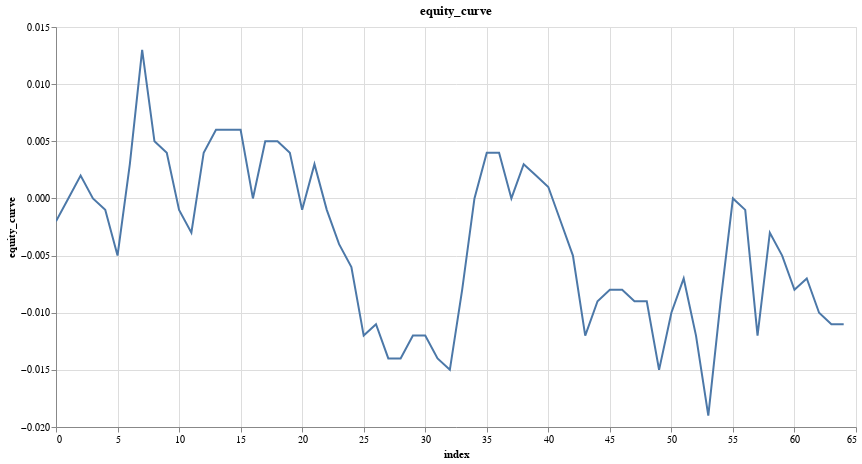

The cell this chart's notebook holds for it:
### Code cell
features = ['close_log_return_lag_2']
model = LinearModel(len(features))
model_trades = research.learn_model_trades(ts, features, target, model, no_epochs=200, loss=nn.L1Loss())

research.plot_column(model_trades, 'equity_curve')

### Figure 1 — Vega specification as saved in the notebook (floating-point values rounded to 4 significant figures)
{"$schema": "https://vega.github.io/schema/vega/v5.json", "data": [{"name": "param_7_store"}, {"name": "source_0", "values": [{"equity_curve": -0.002, "index": 0}, {"equity_curve": -0.0, "index": 1}, {"equity_curve": 0.002, "index": 2}, {"equity_curve": 0.0, "index": 3}, {"equity_curve": -0.001, "index": 4}, {"equity_curve": -0.005, "index": 5}, {"equity_curve": 0.003, "index": 6}, {"equity_curve": 0.013, "index": 7}, {"equity_curve": 0.005, "index": 8}, {"equity_curve": 0.004, "index": 9}, {"equity_curve": -0.001, "index": 10}, {"equity_curve": -0.003, "index": 11}, {"equity_curve": 0.004, "index": 12}, {"equity_curve": 0.006, "index": 13}, {"equity_curve": 0.006, "index": 14}, {"equity_curve": 0.006, "index": 15}, {"equity_curve": 0.0, "index": 16}, {"equity_curve": 0.005, "index": 17}, {"equity_curve": 0.005, "index": 18}, {"equity_curve": 0.004, "index": 19}, {"equity_curve": -0.001, "index": 20}, {"equity_curve": 0.003, "index": 21}, {"equity_curve": -0.001, "index": 22}, {"equity_curve": -0.004, "index": 23}, {"equity_curve": -0.006, "index": 24}, {"equity_curve": -0.012, "index": 25}, {"equity_curve": -0.011, "index": 26}, {"equity_curve": -0.014, "index": 27}, {"equity_curve": -0.014, "index": 28}, {"equity_curve": -0.012, "index": 29}, {"equity_curve": -0.012, "index": 30}, {"equity_curve": -0.014, "index": 31}, {"equity_curve": -0.015, "index": 32}, {"equity_curve": -0.008, "index": 33}, {"equity_curve": -0.0, "index": 34}, {"equity_curve": 0.004, "index": 35}, {"equity_curve": 0.004, "index": 36}, {"equity_curve": -0.0, "index": 37}, {"equity_curve": 0.003, "index": 38}, {"equity_curve": 0.002, "index": 39}, {"equity_curve": 0.001, "index": 40}, {"equity_curve": -0.002, "index": 41}, {"equity_curve": -0.005, "index": 42}, {"equity_curve": -0.012, "index": 43}, {"equity_curve": -0.009, "index": 44}, {"equity_curve": -0.008, "index": 45}, {"equity_curve": -0.008, "index": 46}, {"equity_curve": -0.009, "index": 47}, {"equity_curve": -0.009, "index": 48}, {"equity_curve": -0.015, "index": 49}, {"equity_curve": -0.01, "index": 50}, {"equity_curve": -0.007, "index": 51}, {"equity_curve": -0.012, "index": 52}, {"equity_curve": -0.019, "index": 53}, {"equity_curve": -0.009, "index": 54}, {"equity_curve": -0.0, "index": 55}, {"equity_curve": -0.001, "index": 56}, {"equity_curve": -0.012, "index": 57}, {"equity_curve": -0.003, "index": 58}, {"equity_curve": -0.005, "index": 59}, {"equity_curve": -0.008, "index": 60}, {"equity_curve": -0.007, "index": 61}, {"equity_curve": -0.01, "index": 62}, {"equity_curve": -0.011, "index": 63}, {"equity_curve": -0.011, "index": 64}]}, {"name": "source_0_x_domain_index", "values": [{"min": 0, "max": 64}]}, {"name": "source_0_y_domain_equity_curve", "values": [{"min": -0.019, "max": 0.013}]}], "signals": [{"name": "unit", "value": {}, "on": [{"events": "pointermove", "update": "isTuple(group()) ? group() : unit"}]}, {"name": "param_7", "update": "vlSelectionResolve(\"param_7_store\", \"union\")"}, {"name": "param_7_index", "on": [{"events": [{"source": "view", "type": "dblclick"}], "update": "null"}, {"events": {"signal": "param_7_translate_delta"}, "update": "panLinear(param_7_translate_anchor.extent_x, -param_7_translate_delta.x / width)"}, {"events": {"signal": "param_7_zoom_delta"}, "update": "zoomLinear(domain(\"x\"), param_7_zoom_anchor.x, param_7_zoom_delta)"}]}, {"name": "param_7_equity_curve", "on": [{"events": [{"source": "view", "type": "dblclick"}], "update": "null"}, {"events": {"signal": "param_7_translate_delta"}, "update": "panLinear(param_7_translate_anchor.extent_y, param_7_translate_delta.y / height)"}, {"events": {"signal": "param_7_zoom_delta"}, "update": "zoomLinear(domain(\"y\"), param_7_zoom_anchor.y, param_7_zoom_delta)"}]}, {"name": "param_7_tuple", "on": [{"events": [{"signal": "param_7_index || param_7_equity_curve"}], "update": "param_7_index && param_7_equity_curve ? {unit: \"\", fields: param_7_tuple_fields, values: [param_7_index,param_7_equity_curve]} : null"}]}, {"name": "param_7_tuple_fields", "value": [{"field": "index", "channel": "x", "type": "R"}, {"field": "equity_curve", "channel": "y", "type": "R"}]}, {"name": "param_7_translate_anchor", "value": {}, "on": [{"events": [{"source": "scope", "type": "pointerdown"}], "update": "{x: x(unit), y: y(unit), extent_x: domain(\"x\"), extent_y: domain(\"y\")}"}]}, {"name": "param_7_translate_delta", "value": {}, "on": [{"events": [{"source": "window", "between": [{"source": "scope", "type": "pointerdown"}, {"source": "window", "type": "pointerup"}], "consume": true, "type": "pointermove"}], "update": "{x: param_7_translate_anchor.x - x(unit), y: param_7_translate_anchor.y - y(unit)}"}]}, {"name": "param_7_zoom_anchor", "on": [{"events": [{"source": "scope", "consume": true, "type": "wheel"}], "update": "{x: invert(\"x\", x(unit)), y: invert(\"y\", y(unit))}"}]}, {"name": "param_7_zoom_delta", "on": [{"events": [{"source": "scope", "type": "wheel", "consume": true}], "update": "pow(1.001, event.deltaY * pow(16, event.deltaMode))", "force": true}]}, {"name": "param_7_modify", "on": [{"events": {"signal": "param_7_tuple"}, "update": "modify(\"param_7_store\", param_7_tuple, true)"}]}], "marks": [{"type": "line", "name": "marks", "from": {"data": "source_0"}, "sort": {"field": "x"}, "encode": {"update": {"tooltip": {"signal": "{\"index\": format(datum[\"index\"], \"\"), \"equity_curve\": format(datum[\"equity_curve\"], \"\")}"}, "y": {"field": "equity_curve", "scale": "y"}, "defined": {"signal": "isValid(datum[\"index\"]) && isFinite(+datum[\"index\"]) && isValid(datum[\"equity_curve\"]) && isFinite(+datum[\"equity_curve\"])"}, "x": {"field": "index", "scale": "x"}, "stroke": {"value": "#4c78a8"}}}, "clip": true, "style": ["line"], "interactive": true}], "scales": [{"name": "x", "type": "linear", "domain": [{"signal": "(data(\"source_0_x_domain_index\")[0] || {}).min"}, {"signal": "(data(\"source_0_x_domain_index\")[0] || {}).max"}], "range": [0, {"signal": "width"}], "zero": false, "nice": true, "domainRaw": {"signal": "param_7[\"index\"]"}}, {"name": "y", "type": "linear", "domain": [{"signal": "(data(\"source_0_y_domain_equity_curve\")[0] || {}).min"}, {"signal": "(data(\"source_0_y_domain_equity_curve\")[0] || {}).max"}], "range": [{"signal": "height"}, 0], "nice": true, "zero": true, "domainRaw": {"signal": "param_7[\"equity_curve\"]"}}], "axes": [{"scale": "x", "tickCount": {"signal": "ceil(width/40)"}, "gridScale": "y", "maxExtent": 0, "orient": "bottom", "grid": true, "ticks": false, "minExtent": 0, "aria": false, "zindex": 0, "labels": false, "domain": false}, {"scale": "y", "zindex": 0, "tickCount": {"signal": "ceil(height/40)"}, "orient": "left", "domain": false, "grid": true, "maxExtent": 0, "aria": false, "minExtent": 0, "gridScale": "x", "ticks": false, "labels": false}, {"scale": "x", "orient": "bottom", "title": "index", "labelOverlap": true, "tickCount": {"signal": "ceil(width/40)"}, "grid": false, "labelFlush": true, "zindex": 0}, {"scale": "y", "orient": "left", "grid": false, "title": "equity_curve", "labelOverlap": true, "zindex": 0, "tickCount": {"signal": "ceil(height/40)"}}], "title": {"text": "equity_curve", "frame": "group"}, "height": 400, "width": 800, "background": "white", "style": "cell", "padding": 5}
